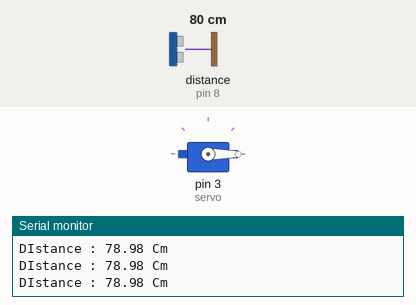
Recording of a sketch running on a simulated Arduino Uno, built with avr-gcc and run on an emulated ATmega328P. Shown: servo, the last lines printed to the serial monitor. Wiring (inferred from the names in the program): ultrasonic range finder: trigger pin 9; echo pin 8. The test bench sets the inputs (shaded band); at power-on: distance to the obstacle (sensor on pin 8) 80 cm. The echo pulse lasts 58.3 µs per cm.

Above: at 1.2 s.
1.3 s: distance to the obstacle (sensor on pin 8) set to 7 cm
2.8 s: distance to the obstacle (sensor on pin 8) set to 4 cm
At 3.3 s:
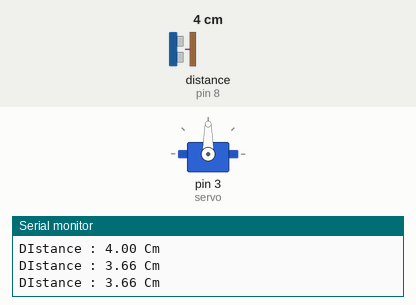
4.3 s: distance to the obstacle (sensor on pin 8) set to 9 cm
At 5.1 s:
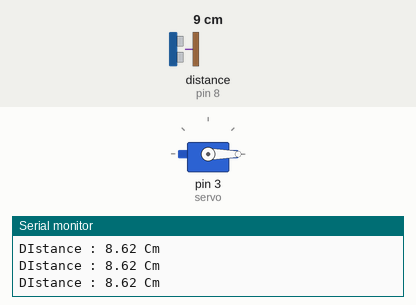
5.8 s: distance to the obstacle (sensor on pin 8) set to 2 cm
At 7.0 s:
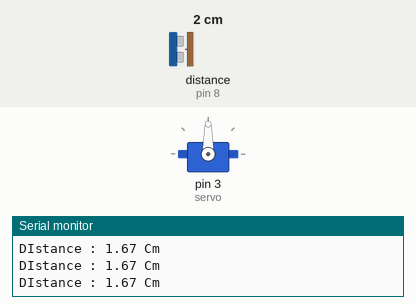
Timing chart, 0 to 8.3 s (numbered marks = the images above; inputs shaded):
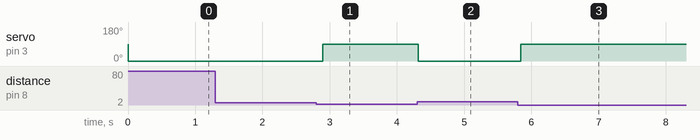

The sketch:

asdffdsaas.ino
```cpp
#define TRIG 9
#include<Servo.h>
Servo servo;
#define ECHO 8
void setup() {
  Serial.begin(9600);
  pinMode(TRIG, OUTPUT);
  pinMode(ECHO, INPUT);
  servo.attach(3);
}
void loop()
{
  float duration, distance;
  digitalWrite(TRIG, LOW);
  delayMicroseconds(2);
  digitalWrite(TRIG, HIGH);
  delayMicroseconds(10);
  digitalWrite(TRIG, LOW);
  duration = pulseIn (ECHO, HIGH);
  distance = ((float)(340 * duration) / 10000) / 2;
  Serial.print("\nDIstance : ");
  Serial.print(distance);
  Serial.println(" Cm");
  if (distance<=5){
    servo.write(90);
  }
  else{
    servo.write(0);
  }
  delay(100);
}
```

Measured:
- the behaviour switches between 6 and 5 cm on distance to the obstacle (sensor on pin 8) (found by bisection; images 0 and 1)
- after the input at 2.8 s, servo on pin 3 (servo): 0° → 90° after 0.10 s
- after the input at 4.3 s, servo on pin 3 (servo): 90° → 0° at once
- after the input at 5.8 s, servo on pin 3 (servo): 0° → 90° at once
